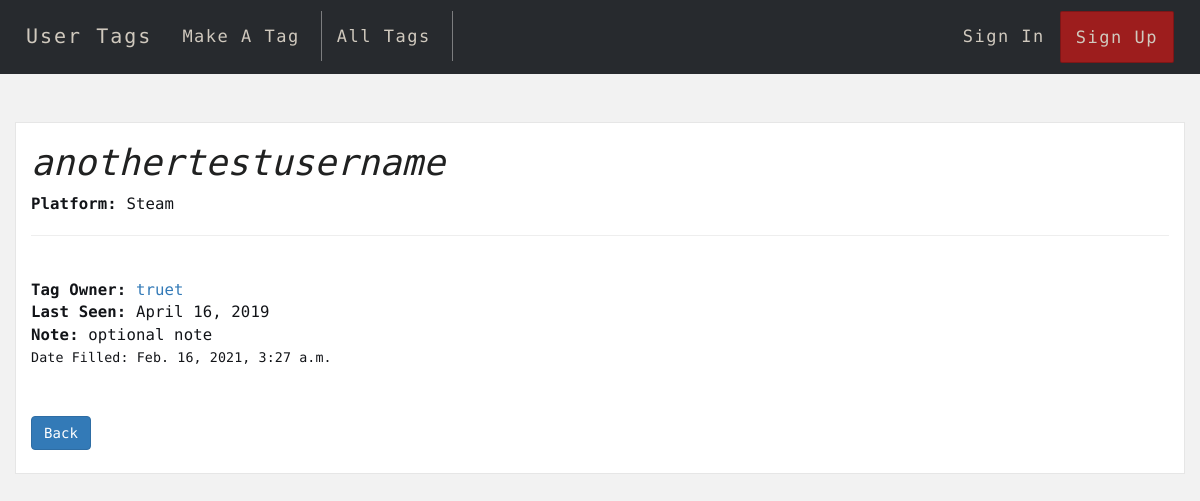
The page /tag/25 on the database its author committed.
### droptag/models.py (models this page shows, shortened)
class tag(models.Model):
    user = models.ForeignKey(User,
                        default = 1,
                        on_delete = models.CASCADE
                        )
    platform = models.CharField(
        default='STM',
        max_length=32,
        choices=PLATFORM_CHOICES)
    username = models.CharField(max_length=50)
    id_link = models.CharField(max_length=200, blank=True)
    time_met = models.DateField()
    note = models.TextField(blank=True)
    date_filled = models.DateTimeField(auto_now_add=True)

### droptag/views.py (the view)
# urls.py: path('tag/<int:pk>', TagDetailView.as_view(), name='tag_display'),
class TagDetailView(DetailView):
    model = tag
    template_name = 'tag.html'

### droptag/templates/tag.html (shortened to what this page needs)
{% extends 'base.html' %} {% block title %}Tag: {{ tag.username }}{% endblock %}
{% block content %}
{% load static %}
<head>
  <link
    rel="stylesheet"
    href="https://maxcdn.bootstrapcdn.com/bootstrap/3.3.7/css/bootstrap.min.css"
  />
  <link rel="stylesheet" href="{% static 'style.css' %}" />
</head>
<h1><i>{{ tag.username }}</i></h1>
<p class="font-weight-light"><b>Platform:</b> {{ tag.get_platform_display }}</p>
<hr />
<br />
<b>Tag Owner:</b
><a href="{% url 'view_profile' tag.user.id %}"> {{ tag.user }}</a><br />
 {% if tag.time_met %}
<b>Last Seen:</b> {{ tag.time_met }}<br />
{% endif %} {% if tag.note %}
<b>Note:</b> {{ tag.note }}<br />
{% endif %}
<small
  >Date Filled: {{ tag.date_filled }}<br />
  <br /><br />
  <a href="{% url 'alltags' %}" class="btn btn-primary">Back</a>
  <br/>
</small>
<br/>
  {% endblock %}

### droptag/static/style.css (style rules this page uses)
*, *:after, *:before { -webkit-box-sizing: border-box; -moz-box-sizing: border-box; box-sizing: border-box; }
html, body { position: relative; min-height: 100%; height: 100%; }
html { position: relative; overflow-x: hidden; padding: 0; min-height: 100%; font-size: 70%; }
body { padding-top: 100px; font-family: 'Encode Sans', 'Roboto', 'Helvetica Neue, Helvetica, Arial', sans-serif; font-style: normal; font-weight: 300; font-size: 1.4rem; line-height: 2rem; letter-spacing: 0.01rem; color: #121418; background: #F2F2F2; -webkit-font-smoothing: antialiased; -moz-osx-font-smoothing: grayscale; text-rendering: optimizeLegibility; }
h1 { color: #202121; }

### rows shown on the page
tag: username "anothertestusername", platform "Steam", user "truet", time_met "April 16, 2019", note "optional note", date_filled "Feb. 16, 2021, 3:27 a.m."
